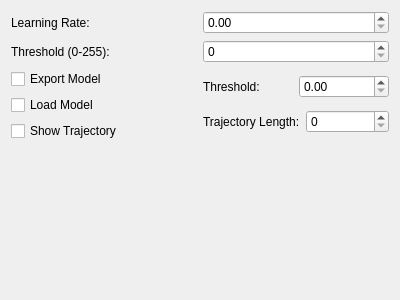
<?xml version="1.0" encoding="UTF-8"?>
<ui version="4.0">
 <class>MoGTLDSettings</class>
 <widget class="QWidget" name="MoGTLDSettings">
  <property name="geometry">
   <rect>
    <x>0</x>
    <y>0</y>
    <width>400</width>
    <height>300</height>
   </rect>
  </property>
  <property name="windowTitle">
   <string>Form</string>
  </property>
  <layout class="QGridLayout" name="gridLayout">
   <item row="0" column="0">
    <layout class="QVBoxLayout" name="verticalLayout_4">
     <item>
      <layout class="QVBoxLayout" name="verticalLayout_3">
       <item>
        <layout class="QHBoxLayout" name="horizontalLayout_4">
         <item>
          <widget class="QLabel" name="label_3">
           <property name="text">
            <string>Learning Rate:</string>
           </property>
          </widget>
         </item>
         <item>
          <widget class="QDoubleSpinBox" name="learningRateDoubleSpinBox">
           <property name="maximum">
            <double>1.000000000000000</double>
           </property>
           <property name="singleStep">
            <double>0.010000000000000</double>
           </property>
          </widget>
         </item>
        </layout>
       </item>
       <item>
        <layout class="QHBoxLayout" name="horizontalLayout_5">
         <item>
          <widget class="QLabel" name="label_4">
           <property name="text">
            <string>Threshold (0-255):</string>
           </property>
          </widget>
         </item>
         <item>
          <widget class="QSpinBox" name="threshSpinBox">
           <property name="maximum">
            <number>255</number>
           </property>
          </widget>
         </item>
        </layout>
       </item>
      </layout>
     </item>
     <item>
      <layout class="QHBoxLayout" name="horizontalLayout_3">
       <item>
        <layout class="QVBoxLayout" name="verticalLayout_2">
         <item>
          <widget class="QCheckBox" name="exportModelCheckBox">
           <property name="text">
            <string>Export Model</string>
           </property>
          </widget>
         </item>
         <item>
          <widget class="QCheckBox" name="loadModelCheckBox">
           <property name="text">
            <string>Load Model</string>
           </property>
          </widget>
         </item>
         <item>
          <widget class="QCheckBox" name="showTrajectoryCheckBox">
           <property name="text">
            <string>Show Trajectory</string>
           </property>
          </widget>
         </item>
        </layout>
       </item>
       <item>
        <layout class="QVBoxLayout" name="verticalLayout">
         <item>
          <layout class="QHBoxLayout" name="horizontalLayout">
           <item>
            <widget class="QLabel" name="label">
             <property name="text">
              <string>Threshold:</string>
             </property>
            </widget>
           </item>
           <item>
            <widget class="QDoubleSpinBox" name="threshDoubleSpinBox">
             <property name="maximum">
              <double>1.000000000000000</double>
             </property>
             <property name="singleStep">
              <double>0.010000000000000</double>
             </property>
            </widget>
           </item>
          </layout>
         </item>
         <item>
          <layout class="QHBoxLayout" name="horizontalLayout_2">
           <item>
            <widget class="QLabel" name="label_2">
             <property name="text">
              <string>Trajectory Length:</string>
             </property>
            </widget>
           </item>
           <item>
            <widget class="QSpinBox" name="trajLegnthSpinBox"/>
           </item>
          </layout>
         </item>
        </layout>
       </item>
      </layout>
     </item>
    </layout>
   </item>
   <item row="1" column="0">
    <spacer name="verticalSpacer">
     <property name="orientation">
      <enum>Qt::Vertical</enum>
     </property>
     <property name="sizeHint" stdset="0">
      <size>
       <width>20</width>
       <height>40</height>
      </size>
     </property>
    </spacer>
   </item>
  </layout>
 </widget>
 <resources/>
 <connections/>
</ui>
